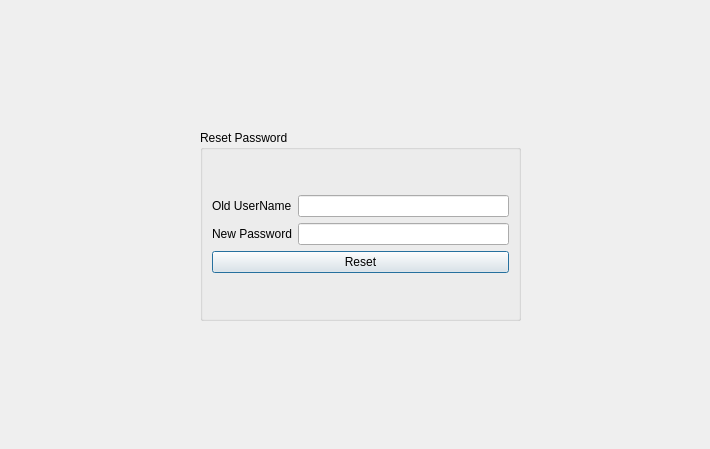
<?xml version="1.0" encoding="UTF-8"?>
<ui version="4.0">
 <class>forgotpassword</class>
 <widget class="QDialog" name="forgotpassword">
  <property name="geometry">
   <rect>
    <x>0</x>
    <y>0</y>
    <width>710</width>
    <height>449</height>
   </rect>
  </property>
  <property name="windowTitle">
   <string>Dialog</string>
  </property>
  <widget class="QGroupBox" name="groupBox">
   <property name="geometry">
    <rect>
     <x>200</x>
     <y>130</y>
     <width>321</width>
     <height>191</height>
    </rect>
   </property>
   <property name="title">
    <string>Reset Password</string>
   </property>
   <layout class="QVBoxLayout" name="verticalLayout_2">
    <item>
     <layout class="QVBoxLayout" name="verticalLayout">
      <item>
       <layout class="QHBoxLayout" name="horizontalLayout_2">
        <item>
         <widget class="QLabel" name="label">
          <property name="text">
           <string>Old UserName</string>
          </property>
         </widget>
        </item>
        <item>
         <widget class="QLineEdit" name="lineEdit_username2"/>
        </item>
       </layout>
      </item>
      <item>
       <layout class="QHBoxLayout" name="horizontalLayout">
        <item>
         <widget class="QLabel" name="label_2">
          <property name="text">
           <string>New Password</string>
          </property>
         </widget>
        </item>
        <item>
         <widget class="QLineEdit" name="lineEdit_password2">
          <property name="echoMode">
           <enum>QLineEdit::Password</enum>
          </property>
         </widget>
        </item>
       </layout>
      </item>
      <item>
       <widget class="QPushButton" name="resetButton">
        <property name="text">
         <string>Reset</string>
        </property>
       </widget>
      </item>
     </layout>
    </item>
   </layout>
  </widget>
 </widget>
 <resources/>
 <connections/>
</ui>
